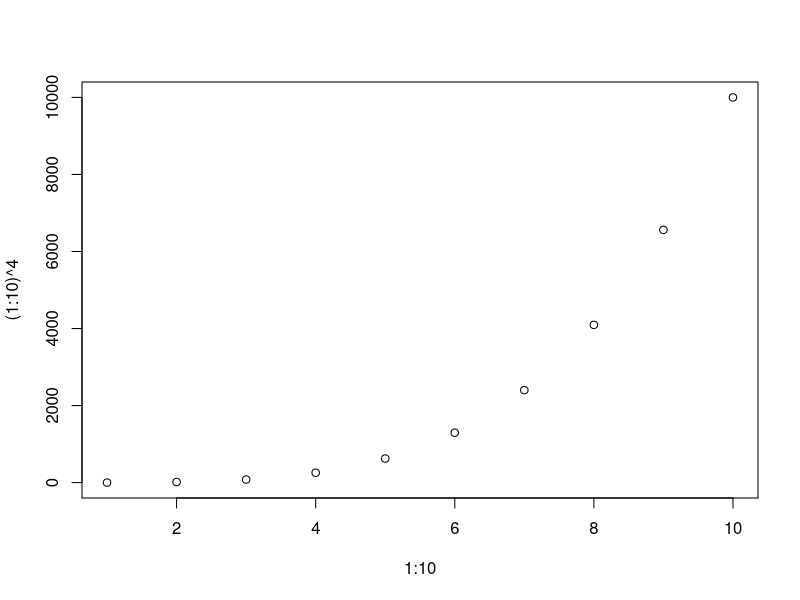
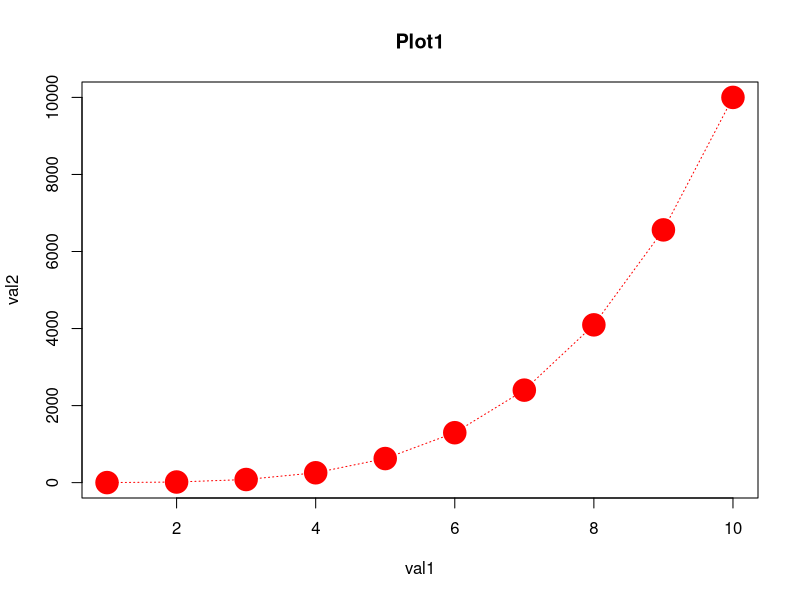
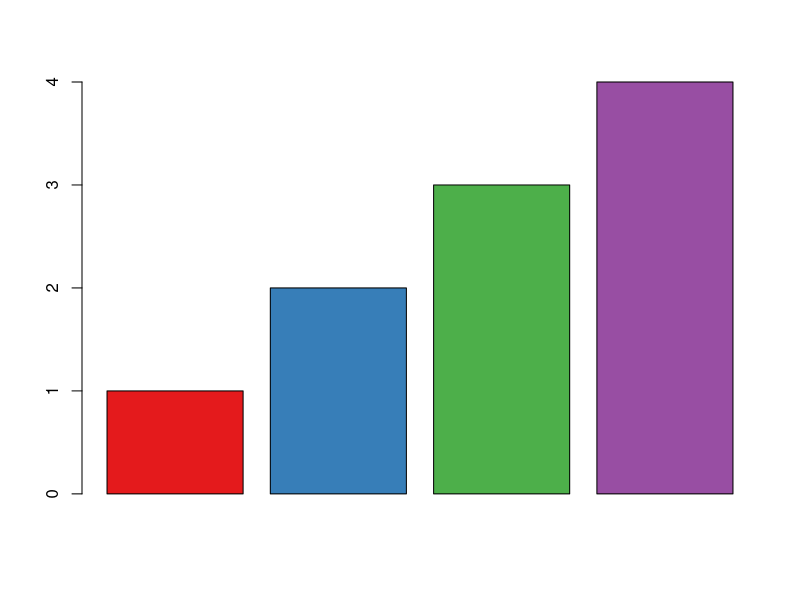
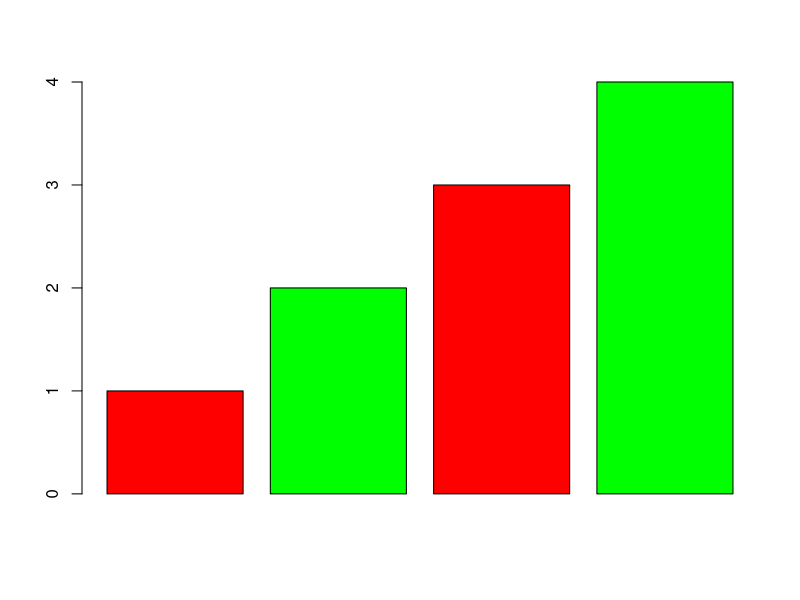
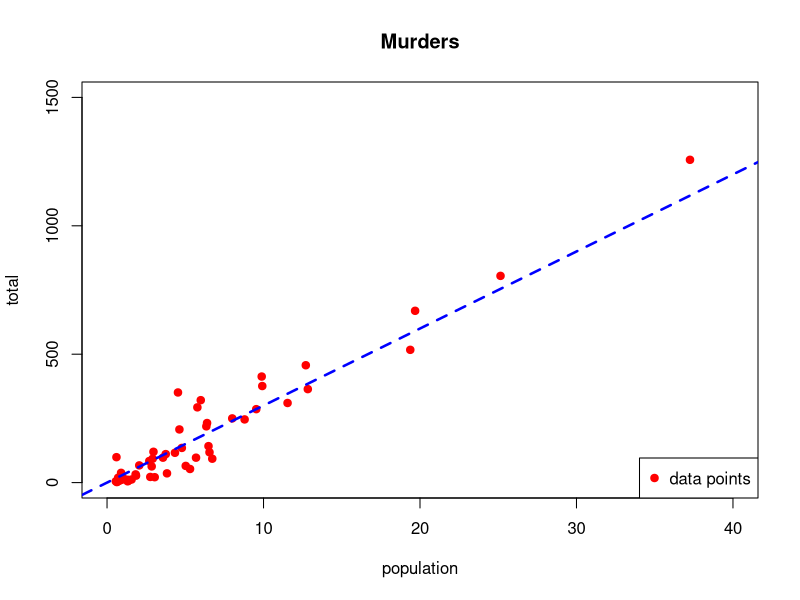
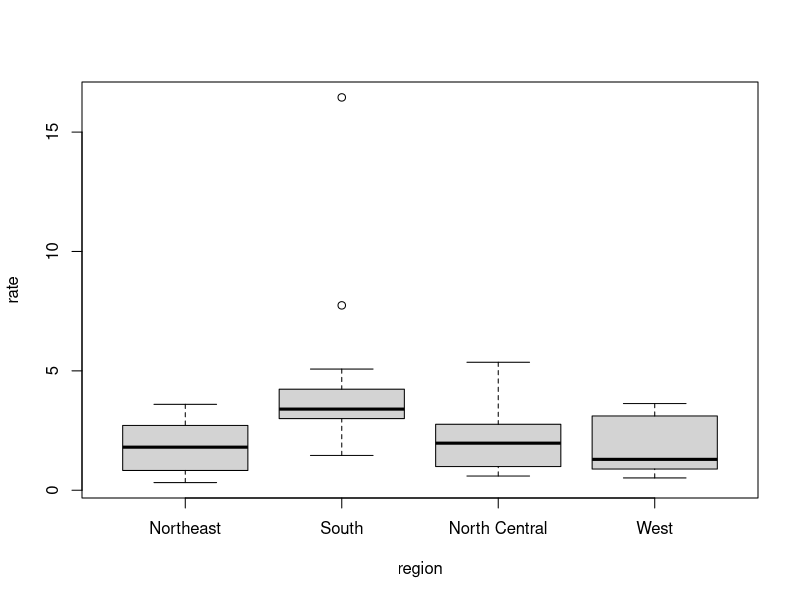
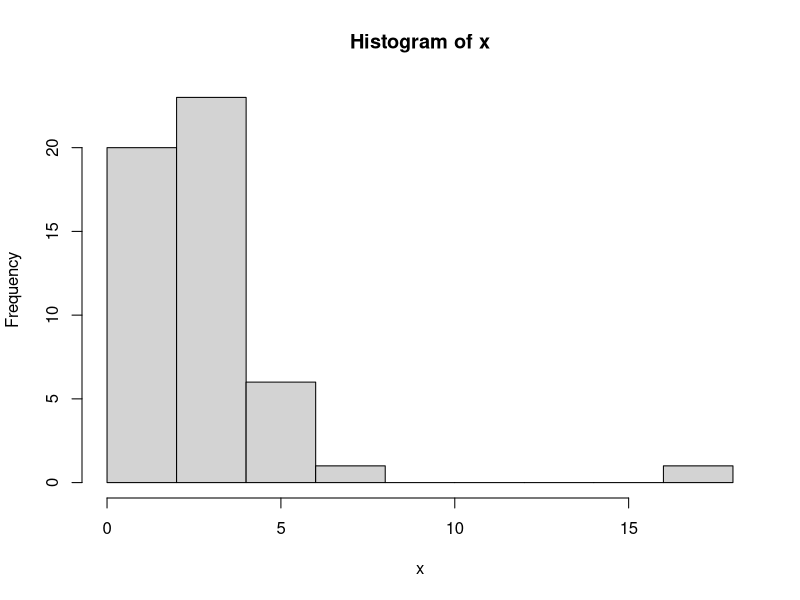
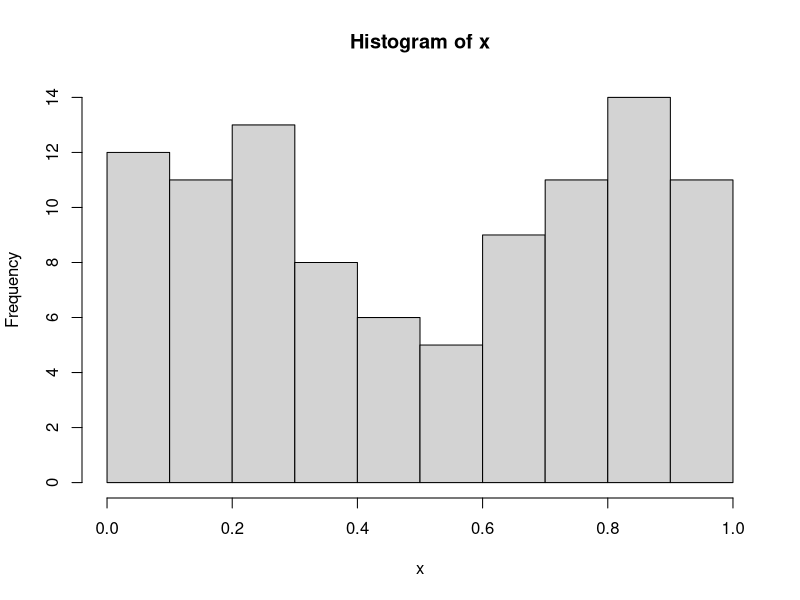

Source code (R) for these figures, in order:
## ---- chunk 1
a <- 5*3
a
## ---- chunk 2
help(log)
## ---- chunk 3
a<-1
b<- (-6)
c<-1
s1<- (-b+sqrt(b^2 - 4*a*c))/(2*a)
s2<- (-b-sqrt(b^2 - 4*a*c))/(2*a)
print(s1)
print(s2)
## ---- chunk 4
vector1<- c(1,2,3)
vector1
class(vector1)
vect2<- c('i','n','d','i','a')
vect2
class(vect2)
vect3<-c(1,2,'i','p')
vect3
class(vect3)
vect4<-c("italy"=10,"canada"=20,"usa"=30 )
vect4
class(vect4)
seq(1,10)
1:5
names(vect4)
vect4["italy"]
vect4[2]
vect4[1:3]
vect4[c(1,3)]

## ---- chunk 5
a<- c(1,"canada",2)
class(a)
vect3<-c(1,2,'i','v')
class(vect3)
## ---- chunk 6
x<- 1:10
x
y<- as.character(x)
y
as.numeric(y)
## ---- chunk 7
mat<- matrix(1:12,nrow = 4,ncol = 3)
mat
mat[2,2]
mat[2,]
mat[,3]
mat[,2:3]
mat[1,2:3]


## ---- chunk 8
as.data.frame(mat)
## ---- chunk 9
list1=list(1,2,3)
list1
mylist1=list(name="prabal",degree="msc",course="dsai")
mylist1
out=t.test(1:10,c(7:20))
out
## ---- chunk 10
a<-c(1,2,3,4)
b<-c("d","e","f","g")
c<-c("hi","bp","np","gh")
df<-data.frame(a,b,c)
df
df[1:3,1:2]
df[1,2]
df[1,]
df[,3]
## ---- chunk 11
new_c1<- c("kol","hol","jol","pol")
df$city<- new_c1
df
subset(df,a>2)
## ---- chunk 12
library(dslabs)
data(murders)
class(murders)
## ---- chunk 13
str(murders)
## ---- chunk 14
head(murders)
## ---- chunk 15
names(murders)
## ---- chunk 16
murders$population
## ---- chunk 17
plot(1:10,(1:10)^4)
## ---- chunk 18
plot(1:10,(1:10)^4,xlab = 'val1',ylab = 'val2',pch=19,type = 'b',col='red',main = "Plot1",cex=3,lty=3)

## ---- chunk 19
library(RColorBrewer)
barplot(1:4,col=brewer.pal(4,"Set1"))
## ---- chunk 20
barplot(1:4,col=c("red","green"))


## ---- chunk 21
x<- murders$population/10^6
y<- murders$total
plot(x,y,xlim = c(0,40), ylim =c(0,1500),pch=19,xlab = 'population',ylab = 'total',col='red',main = "Murders")
legend("bottomright",legend = "data points",pch=19,col = "red")
abline(a=0,b=30,lty=2,lwd=2.5,col=("blue"))
## ---- chunk 22
murders$rate<- with(murders,total/population * 100000)
head(murders)

boxplot(rate~region, data = murders)
## ---- chunk 23
x<- with(murders,total/population * 100000)
hist(x)
murders$state[which.max(x)]

## ---- chunk 24
x= runif(100,0,1)
par(mflow=c(1,2))
hist(x)
hist(x, breaks=2)
hist(x, breaks=100)

## ---- chunk 25

x= runif(100,0,1)

hist(x, freq = FALSE)
# hist(x, breaks=2)
# hist(x, breaks=100)
f=density(x)
lines(f,col="red",lty=2,lwd=2.5)
## ---- chunk 26

x= runif(100,0,1)
qqnorm(x)
## ---- chunk 27

pie(summary(murders$region))
## ---- chunk 28

x<-murders[,4:6]
pairs(x,col= as.numeric(murders$region),pch=as.numeric(murders$region))
## ---- chunk 29
x<-10
if(x<20){
  print("hi i am in france")
}
## ---- chunk 30

x<-10
if(x>20){
  print("hi i am in france")
}else{
  print(" Hi I am in USA")
}
## ---- chunk 31

x<-9
if(x>20){
  print("hi i am in france")
}else if(x <10){
  print(" I am in Germany")
  }else{
  print(" Hi I am in USA")
}
## ---- chunk 32
runif(1,0,10)
## ---- chunk 33

x<-9
y<- if(x>20){
  "hi i am in france"
}else if(x <10){
  " I am in Germany"
  }else{
  " Hi I am in USA"
  }
y
## ---- chunk 34

for(i in 1:10){
  print(i)
}
## ---- chunk 35
count<-10

while(count>1){
  print(count)
  count<- count-1
}
